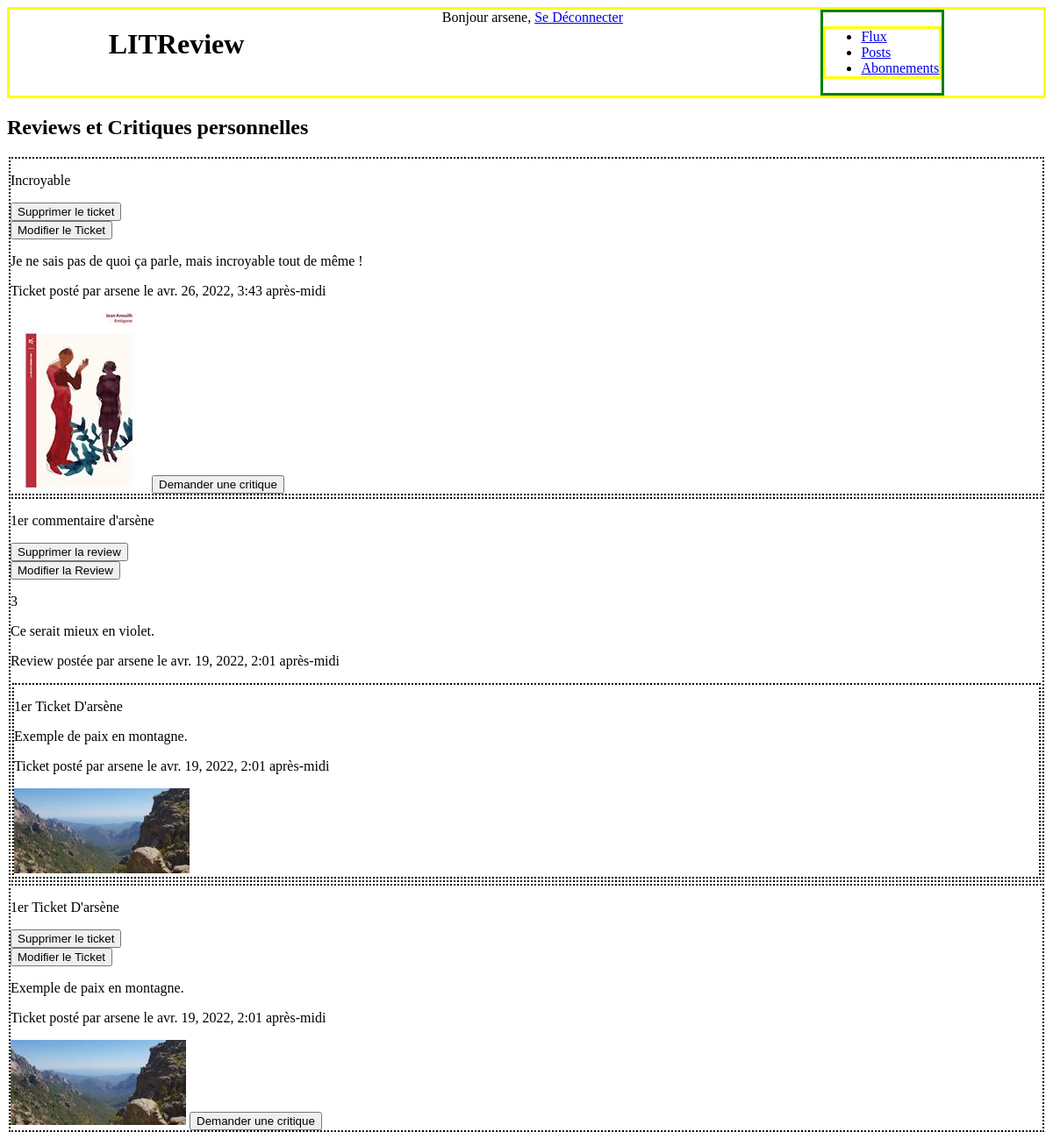
The app's page /own_posts/ (signed in) with its own data.
### Base/models.py (models this page shows, shortened)
class Ticket(models.Model):
    IMG_MAX_SIZE = (200,200)
    title = models.CharField(max_length=128, verbose_name="Titre")
    description = models.TextField(max_length=2048, blank=True)
    user = models.ForeignKey(\
        to=settings.AUTH_USER_MODEL, on_delete=models.CASCADE)
    image = ImageField(null=True, blank=True)
    time_created = models.DateTimeField(auto_now_add=True)

class Review(models.Model):
    ticket = models.ForeignKey(to=Ticket, on_delete=models.CASCADE)
    rating = models.PositiveSmallIntegerField(\
        validators=[MinValueValidator(0), MaxValueValidator(5)], verbose_name="Note")
    headline = models.CharField(max_length=128, verbose_name="Titre")
    body = models.CharField(max_length=8192, blank=True, verbose_name="Commentaire")
    user = models.ForeignKey(\
        to=settings.AUTH_USER_MODEL, on_delete=models.CASCADE)
    time_created = models.DateTimeField(auto_now_add=True)

### Base/views.py (the view, shortened to what this page needs)
# urls.py: path('own_posts/', b_views.own_posts, name='own_posts'),
@login_required
def own_posts(request):
    current_user = request.user
    tickets = models.Ticket.objects.filter(user=current_user)
    tickets = tickets.annotate(content_type=Value('TICKET', CharField()))
    reviews = models.Review.objects.filter(user=current_user)
    reviews = reviews.annotate(content_type=Value('REVIEW', CharField()))
    posts = chain(tickets, reviews)
    posts = sorted(
        posts,
        key= lambda post: post.time_created,
        reverse=True
    )
    return render(request, 'own_posts.html', context={'posts': posts,\
                                                        'section': 'Posts'})

### LITReview/templates/own_posts.html (shortened to what this page needs)
{% extends "Base.html" %}
{% block content %}
    <h2>Reviews et Critiques personnelles</h2>
    <div>
        {% for post in posts %}
            {% if post.content_type == 'TICKET' %}
                <div class="ticket">
                    <p>{{ post.title }}</p>
                    {% if post.user == request.user %}
                        <form method="POST">
                            <button type="submit" name="ticket_to_remove" value="{{ post.id }}">Supprimer le ticket</button>
                        </form>
                    {% endif %}
                    <a href="{% url 'ticket_modification' ticket_id=post.id %}"><button>Modifier le Ticket</button></a>
                    <p>{{ post.description }}</p>
                    <p>Ticket posté par {{post.user.username}} le {{post.time_created}}</p>
                    <img src="{{ post.image.url }}">
                    <a href="{% url 'review_creation' ticket_id=post.id %}"><button>Demander une critique</button></a>
                </div>
            {% elif post.content_type == 'REVIEW' %}
                <div class="review">
                    <p>{{ post.headline }}</p>
                    {% if post.user == request.user %}
                        <form method="POST">
                            <button type="submit" name="review_to_remove" value="{{ post.id }}">Supprimer la review</button>
                        </form>
                    {% endif %}
                    <a href="{% url 'review_modification' review_id=post.id %}"><button>Modifier la Review</button></a>
                    <p>{{ post.rating }}</p>
                    <p>{{ post.body }}</p>
                    <p>Review postée par {{post.user.username}} le {{post.time_created}}</p>
                    <div class="ticket">
                        <p>{{ post.ticket.title }}</p>
                        <p>{{ post.ticket.description }}</p>
                        <p>Ticket posté par {{post.ticket.user.username}} le {{post.ticket.time_created}}</p>
                        <img src="{{ post.ticket.image.url }}">
                    </div>
                </div>
            {% endif %}
        {% endfor %}
    </div>
{% endblock %}

### LITReview/templates/Base.html (shortened to what this page needs)
{% load static %}
<!DOCTYPE html>
<html lang="fr">
<head>
    <link rel='stylesheet' type='text/css' media='screen' href="{% static 'css/style.css'%}?20181209">
</head>
<header>
    <h1 id="main-title">LITReview</h1>
    <span class="user">
        {% if request.user.is_authenticated %}
            Bonjour {{ request.user.username }},
            <a href="{% url "logout" %}">Se Déconnecter</a>
        {% endif %}
    </span>
    <div id="header-banner">
        {% if request.user.is_authenticated %}
            <ul class="menu">
                <li {% if section == "HomePage" %}class="selected"{% endif %}>
                    <a href="{% url 'HomePage' %}">Flux</a>
                </li>
                <li {% if section == "Posts" %}class="selected"{% endif %}>
                    <a href="{% url 'own_posts' %}">Posts</a>
                </li>
                <li {% if section == "Subscriptions" %}class="selected"{% endif %}>
                    <a href="{% url 'subscribers_page' %}">Abonnements</a>
                </li>
            </ul>
            {% else %}
                <a>Utilisateur non connecté</a>
        {% endif %}
    </div>
</header>
<body>
    {% block content %}
    {% endblock %}
</body>
</html>

### Base/static/css/style.css (style rules this page uses)
header { border:3px solid yellow; display:flex; justify-content: space-around; }
#header-banner { display: inline-block; justify-items: space-between; border:3px solid green; }
#main-title { display: inline-flex; justify-content: right; }
.menu { justify-items: space-between; border:3px solid yellow; }
.ticket { border: 2px dotted black; margin: 2px; }
.review { border: 2px dotted black; margin: 2px; }

### records on screen
Ticket: title "Incroyable", {{ post.id }} 5 (drawn), description "Je ne sais pas de quoi ça parle, mais incroyable tout de même !", user.username "arsene", time_created "avr. 26, 2022, 3:43 après-midi", image (picture)
Review: headline "1er commentaire d'arsène", {{ post.id }} 1 (drawn), rating "3", body "Ce serait mieux en violet.", user.username "arsene", time_created "avr. 19, 2022, 2:01 après-midi", ticket "1er Ticket D'arsène", ticket.description "Exemple de paix en montagne.", ticket.user.username "arsene", ticket.time_created "avr. 19, 2022, 2:01 après-midi", ticket.image (picture)
Ticket: title "1er Ticket D'arsène", {{ post.id }} 4 (drawn), description "Exemple de paix en montagne.", user.username "arsene", time_created "avr. 19, 2022, 2:01 après-midi", image (picture)

### other values on screen
{{ request.user.username }} "arsene"
